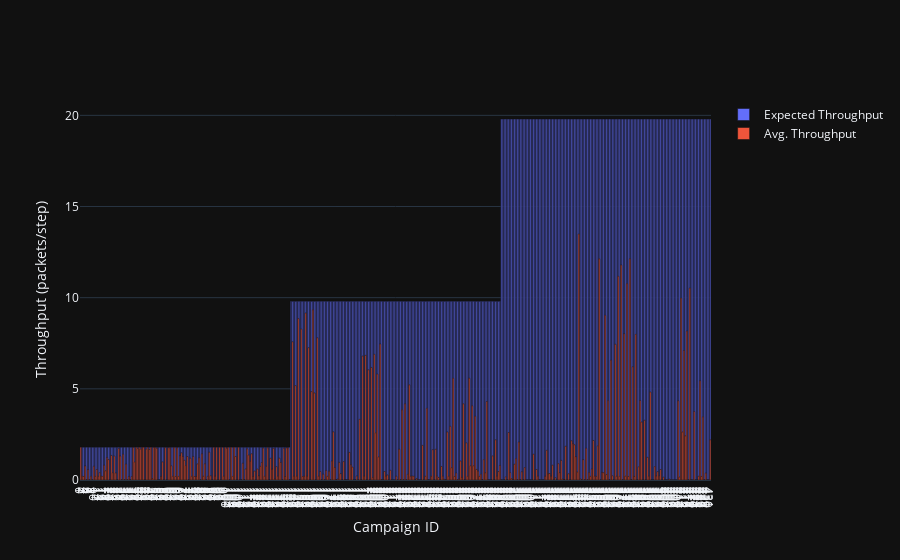

The code cell stored with this chart in its notebook:
### Code cell
fig = go.Figure()

fig.add_trace(go.Bar(
    x=result_df['campaign_id'],
    y=result_df['expected_throughput'],
    name='Expected Throughput',
    hovertemplate='<b>Expected Throughput: %{y}</b><extra></extra>'
))


campaign_hovertemplate = '<b>Avg. Throughput: %{y}</b><br>'
for index, column in enumerate(variable_columns):
    campaign_hovertemplate += column + ': %{customdata['+ str(index) + ']}<br>'
campaign_hovertemplate += '<extra></extra>'

fig.add_trace(go.Bar(
    x=result_df['campaign_id'],
    y=result_df['avg_throughput'],
    name='Avg. Throughput',
    customdata=result_df[variable_columns],
    hovertemplate=campaign_hovertemplate
))

fig.update_layout(
    barmode='overlay',
    xaxis_title='Campaign ID',
    yaxis_title='Throughput (packets/step)',
    hovermode='x'
)

fig.update_xaxes(
   ticktext=[str(i) for i in range(len(result_df))],
   tickvals=[i for i in range(len(result_df))],
)

fig.show()

### Figure 1 — Plotly figure (JSON) as saved in the notebook; plotly's stock layout.template omitted (floating-point values rounded to 4 significant figures; data arrays with more than 128 entries replaced by an {"elided": "..."} marker saying what was removed)
{"data": [{"hovertemplate": "<b>Expected Throughput: %{y}</b><extra></extra>", "name": "Expected Throughput", "x": {"elided": "432 int values"}, "y": {"elided": "432 float values"}, "type": "bar"}, {"customdata": {"elided": "432x6 str values"}, "hovertemplate": "<b>Avg. Throughput: %{y}</b><br>maximum_simulation_steps: %{customdata[0]}<br>state: %{customdata[1]}<br>mission_size: %{customdata[2]}<br>repetitions: %{customdata[3]}<br>learning_rate: %{customdata[4]}<br>training: %{customdata[5]}<br><extra></extra>", "name": "Avg. Throughput", "x": {"elided": "432 int values"}, "y": {"elided": "432 float values"}, "type": "bar"}], "layout": {"barmode": "overlay", "xaxis": {"title": {"text": "Campaign ID"}, "ticktext": {"elided": "432 str values"}, "tickvals": {"elided": "432 int values"}}, "yaxis": {"title": {"text": "Throughput (packets/step)"}}, "hovermode": "x"}}
